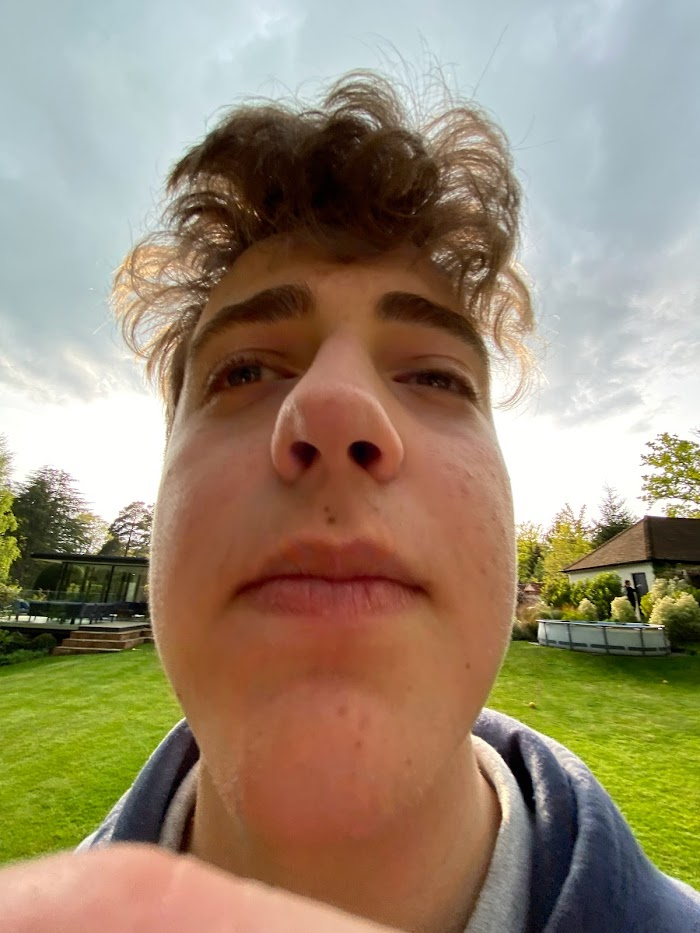
#> input picture OpenCV/adam.jpg, 700 x 933 px
$ python test1.py
#> lines starting #> are read from the running program, lines starting #| are printed output that depends on the picture; after the words box and inside, x2 and y2 are one past the last pixel; in counts of white or black regions, pixels touching at a corner belong together
#> further down, image is the input picture: shape (933, 700, 3); mean B, G, R 112.4, 137.4, 153.9
import cv2 as cv
import numpy as np

def edges(val):
#> called with val = 100
    imgGray = cv.cvtColor(image, cv.COLOR_BGR2GRAY)
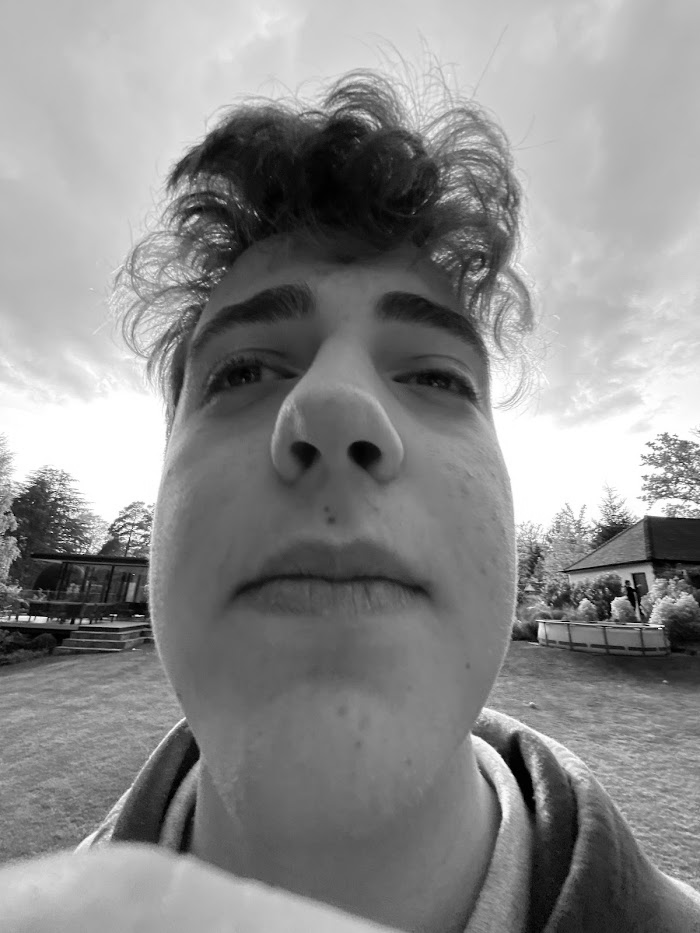
#> imgGray: shape (933, 700); min 0, max 255, mean 139.5
    cv.imshow('Gray', imgGray)
    imgBlur = cv.GaussianBlur(imgGray, (3,3), 0)
    imgEdges = cv.Canny(imgBlur, val, val*2)
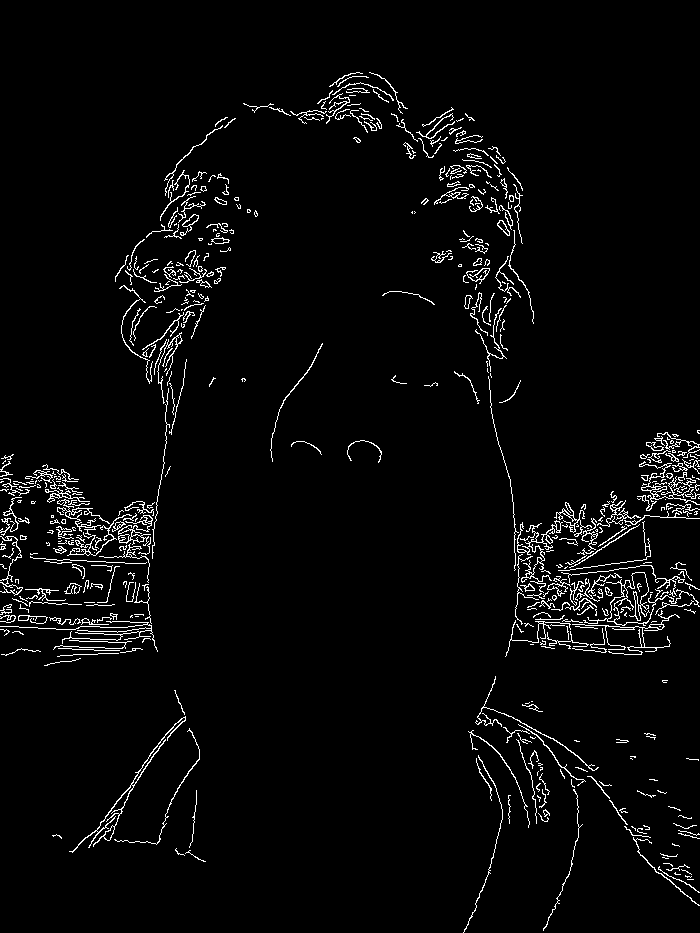
#> imgEdges: shape (933, 700); 3.3% white in thin lines or dots
    cv.imshow('Edges', imgEdges)
    contours, hierarchy = cv.findContours(imgEdges, cv.RETR_TREE, cv.CHAIN_APPROX_SIMPLE)
#> contours = 653 contours, 551 with area under 20; largest, box (x1, y1, x2, y2) and area: (583, 572, 700, 626) 392, (637, 461, 700, 511) 382, (69, 716, 186, 853) 270, (517, 520, 563, 593) 238, (118, 515, 153, 546) 212
    contourImg = np.zeros((imgEdges.shape[0], imgEdges.shape[1], 3), dtype=np.uint8)
    cv.drawContours(contourImg, contours, -1 ,(0,255,0), 2)
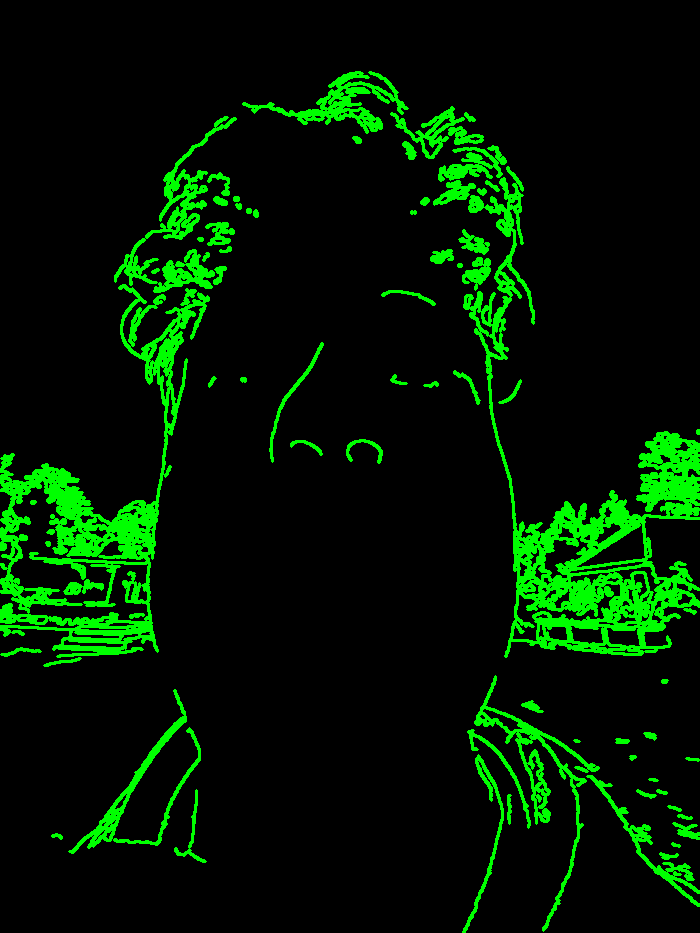
#> contourImg: shape (933, 700, 3); mean of channels 0, 1, 2 0, 25.2, 0; drawn as B, G, R

    maxContour = max(contours, key=cv.contourArea)
#> maxContour = contour of 472 points, box (x1, y1, x2, y2) (583, 572, 700, 626), area 392
    x,y,w,h = cv.boundingRect(maxContour)
#> x = 583; y = 572; w = 117; h = 54
    cv.rectangle(contourImg,(x,y),(x+w,y+h),(0,0,255),2)
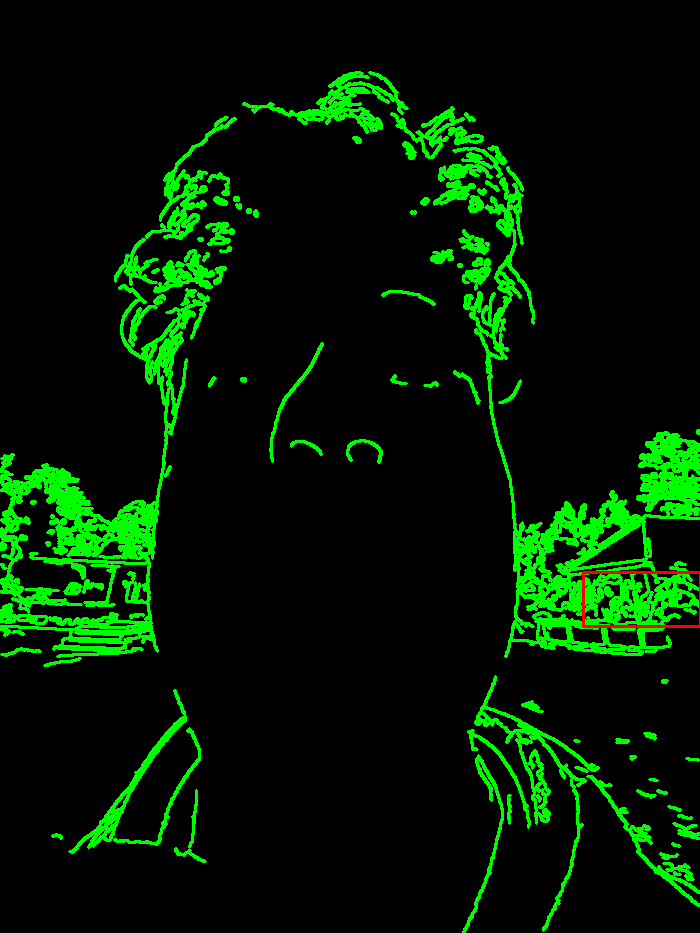
#> contourImg: shape (933, 700, 3); 0.14% of pixels changed, all inside (x1, y1, x2, y2) = (582, 571, 700, 628); drawn as B, G, R

    cv.imshow('Contours', contourImg)

image = cv.imread('adam.jpg')

imgWindow = 'Image'
cv.namedWindow(imgWindow)
cv.imshow(imgWindow, image)
thresh = 100
cv.createTrackbar('Canny Thresh:', imgWindow, thresh, 255, edges)
edges(thresh)

cv.waitKey(0)
